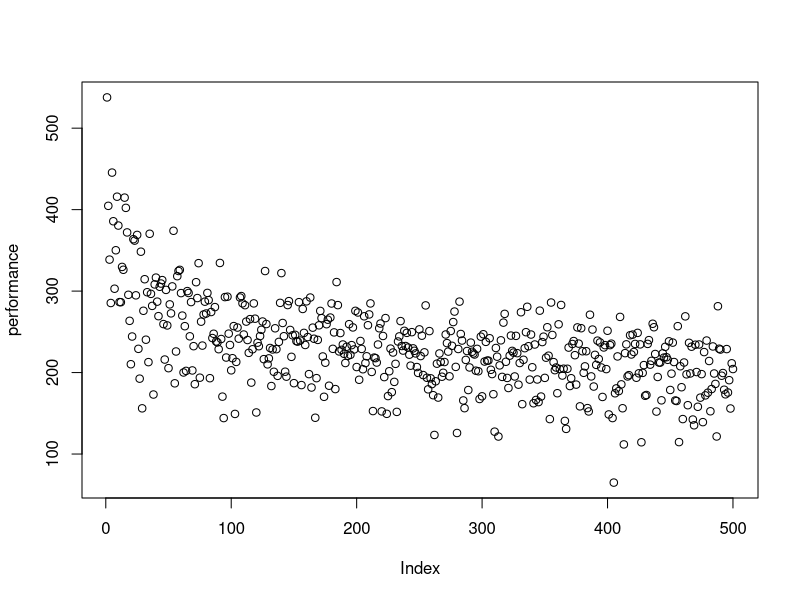
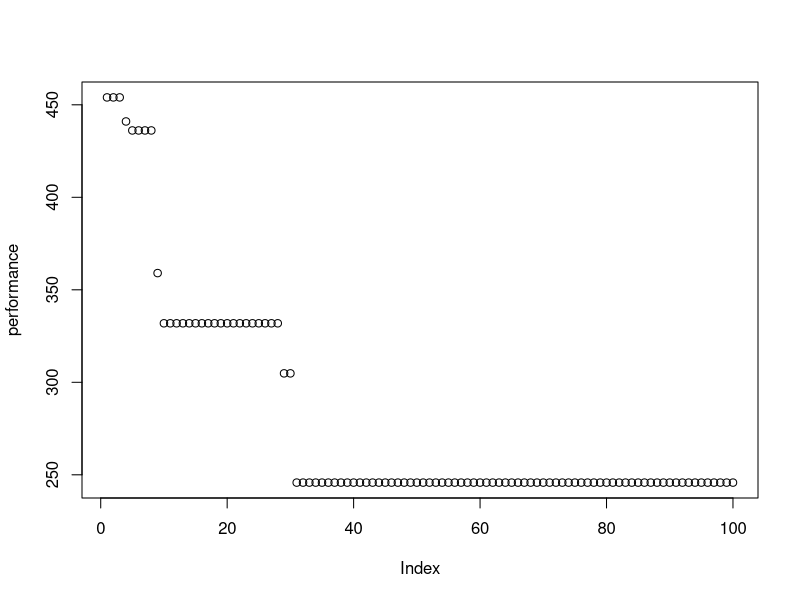
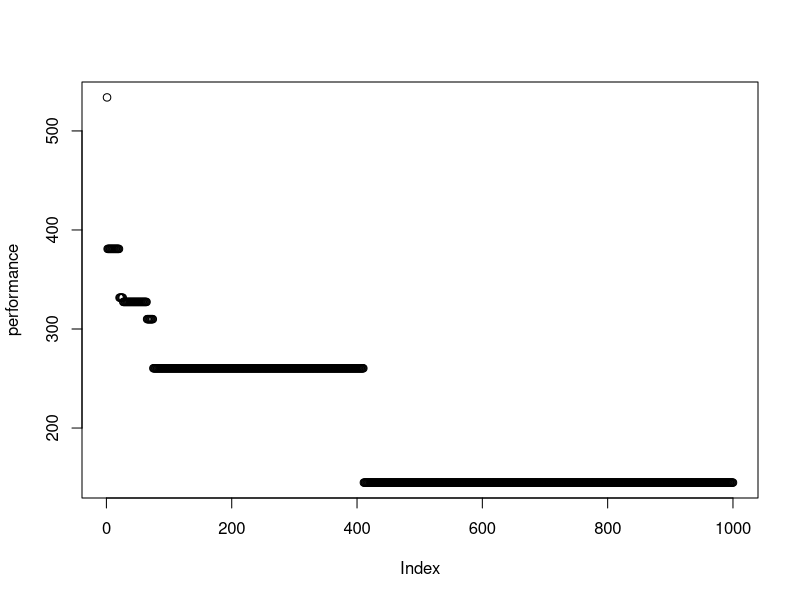
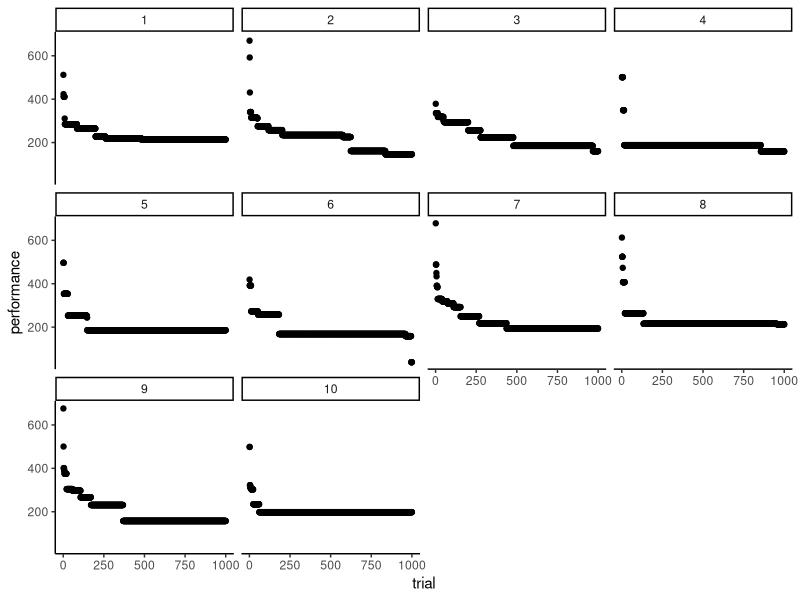
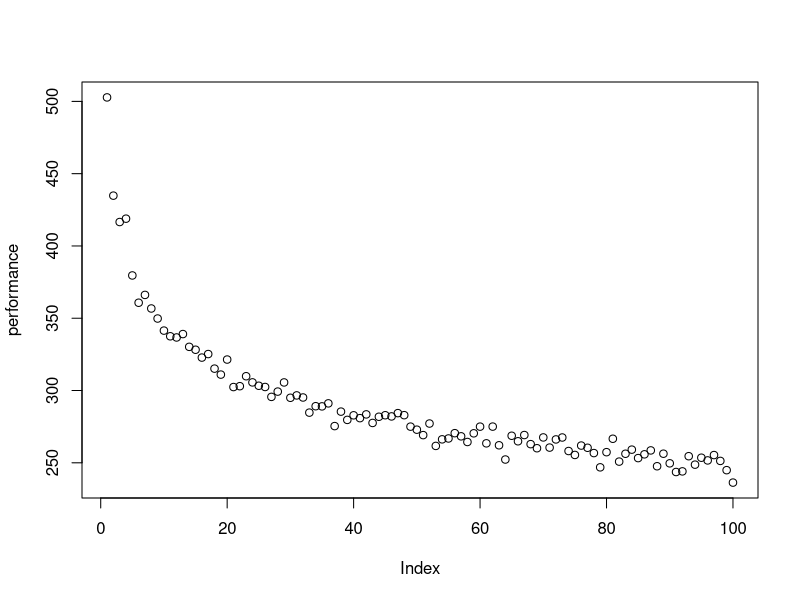
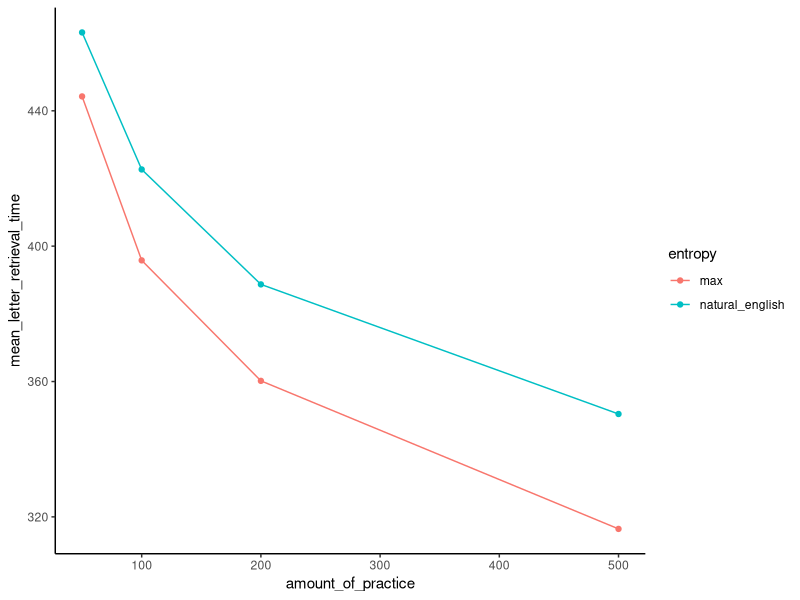
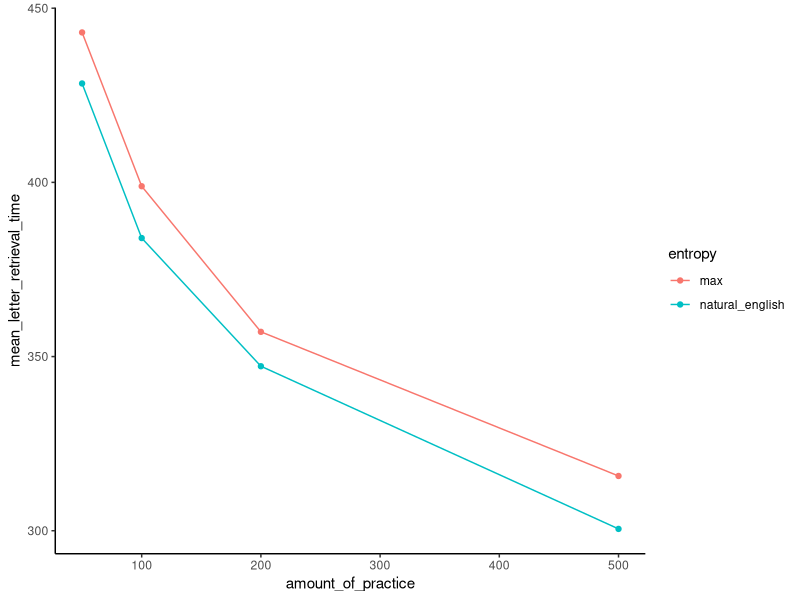
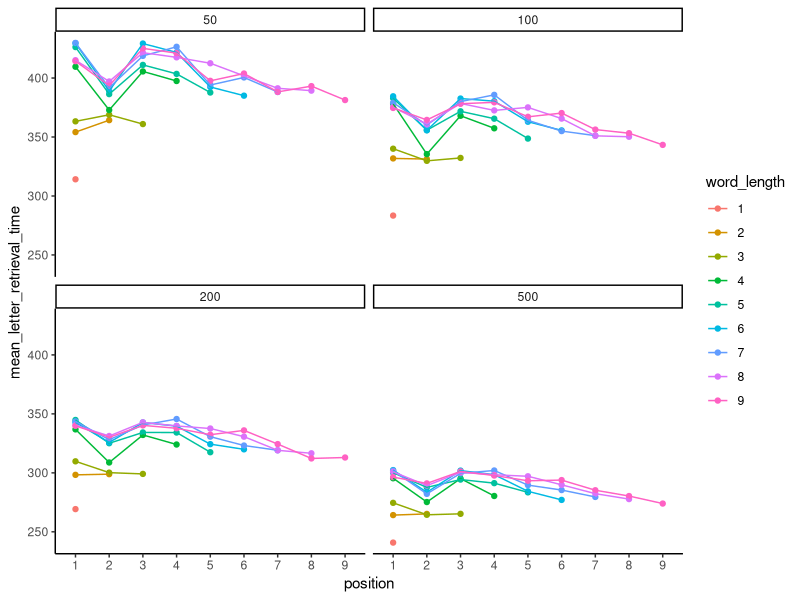

These charts were generated, in order, by the following R code:
## ---- chunk 1
knitr::opts_chunk$set(echo = TRUE)
## ---- chunk 2

performance <- c()

for (traces in 1:500){
  memory_retrieval_time <- min(rnorm(traces, mean = 500, sd = 100))
  performance           <- c(performance,memory_retrieval_time)
}

plot(performance)

## ---- chunk 3

# get 100 memory traces, across 100 practice attempts, each with their own retrieval time

memory_retrieval_times <- rnorm(100, mean = 500, sd = 100) # we could use a differnet distribution if we wanted

performance <- length(100)

for(trial in 1:100){
  performance[trial] <- min(memory_retrieval_times[1:trial]) # fastest one always wins
}

plot(performance)


## ---- chunk 4

memory_retrieval_times <- rnorm(1000, mean = 500, sd = 100) # we could use a differnet distribution if we wanted

performance <- length(1000)

for(trial in 1:1000){
  performance[trial] <- min(memory_retrieval_times[1:trial]) # fastest one always wins
}

plot(performance)


## ---- chunk 5

all_performance<-c()

for (subjects in 1:10) {
  
  memory_retrieval_times <- rnorm(1000, mean = 500, sd = 100) # we could use a differnet distribution if we wanted
  
  performance <- length(1000)
  
  for(trial in 1:1000){
    performance[trial] <- min(memory_retrieval_times[1:trial]) # fastest one always wins
  }
  
all_performance<-c(all_performance,performance)
  
}

subject_df <- data.frame(subject=rep(1:10,each=1000),
                         trial = rep(1:1000,10),
                         performance = all_performance)

library(ggplot2)

ggplot(subject_df, aes(x=trial,y=performance))+
  geom_point()+
  theme_classic()+
  facet_wrap(~subject)


## ---- chunk 6
library(dplyr)

high_entropy <- c(.25,.25,.25,.25)

save_z<-length(10)
for(j in 1:50){

high_entropy_trials <- sample(c(1,2,3,4),1000,prob=high_entropy,replace=T)

high_entropy_df <- data.frame(trials=c(1:1000),
                             item = high_entropy_trials,
                             retrieval_time = rnorm(1000, mean=500, sd=100))

# add running counts of each item
high_entropy_df <- high_entropy_df %>%
                      group_by(item) %>%
                      mutate(Count=row_number())

#probably a nonloop way to do this, oh well
average_RT <- length(1000)
for(i in 1:1000){
  average_RT[i] <- min(rnorm(high_entropy_df$Count[i], mean = 500, sd = 100))
}

high_entropy_df <- cbind(high_entropy_df, RT = average_RT)

model.out<-summary(nls(RT~b*trials^z,start = list(b = 500, z = 1),data=high_entropy_df))
save_z[j] <- model.out$coefficients[2,1]

}

mean(save_z)


low_entropy <- c(.7,.1,.1,.1)

save_z<-length(10)
for(j in 1:50){

low_entropy_trials <- sample(c(1,2,3,4),1000,prob=low_entropy,replace=T)

low_entropy_df <- data.frame(trials=c(1:1000),
                             item = low_entropy_trials,
                             retrieval_time = rnorm(1000, mean=500, sd=100))

# add running counts of each item
low_entropy_df <- low_entropy_df %>%
                      group_by(item) %>%
                      mutate(Count=row_number())

#probably a nonloop way to do this, oh well
average_RT <- length(1000)
for(i in 1:1000){
  average_RT[i] <- min(rnorm(low_entropy_df$Count[i], mean = 500, sd = 100))
}

low_entropy_df <- cbind(low_entropy_df, RT = average_RT)

model.out<-summary(nls(RT~b*trials^z,start = list(b = 500, z = 1),data=low_entropy_df))
save_z[j] <- model.out$coefficients[2,1]

}

mean(save_z)


low_entropy <- c(.97,.01,.01,.01)

save_z<-length(10)
for(j in 1:50){

low_entropy_trials <- sample(c(1,2,3,4),1000,prob=low_entropy,replace=T)

low_entropy_df <- data.frame(trials=c(1:1000),
                             item = low_entropy_trials,
                             retrieval_time = rnorm(1000, mean=500, sd=100))

# add running counts of each item
low_entropy_df <- low_entropy_df %>%
                      group_by(item) %>%
                      mutate(Count=row_number())

#probably a nonloop way to do this, oh well
average_RT <- length(1000)
for(i in 1:1000){
  average_RT[i] <- min(rnorm(low_entropy_df$Count[i], mean = 500, sd = 100))
}

low_entropy_df <- cbind(low_entropy_df, RT = average_RT)

model.out<-summary(nls(RT~b*trials^z,start = list(b = 500, z = 1),data=low_entropy_df))
save_z[j] <- model.out$coefficients[2,1]

}

mean(save_z)


## ---- chunk 7
library(matrixStats)
# Declare functions

# function to compute expected retrieval time given number of traces
# num_traces is the number of memory traces 
# monte_sim_number is the number of monte_carlo simulations to run
# rnorm_mean is mean of normal distribution of retrieval times
# rnorm_sd is standard deviation of normal distribution of retrieval times

get_retrieval_time <- function(num_traces,monte_sim_number,rnorm_mean,rnorm_sd) {
  sampled_retrieval_times <- matrix(rnorm(num_traces*monte_sim_number,rnorm_mean,rnorm_sd),
                                    ncol=num_traces,
                                    nrow=monte_sim_number)
  min_retrieval_times <- rowMins(sampled_retrieval_times)
  return(mean(min_retrieval_times))
}

# Example
#get_retrieval_time(10,100,500,100)

# example plot a learning curve for 1 to 100 trials

learning_trials <- 1:100
performance     <- unlist(lapply(learning_trials,function(x) {get_retrieval_time(x,100,500,100)}))
plot(performance)

# learning max entropy letter distribution

# run max entropy sim
letter_probs <- rep(1/26,26)
amount_of_practice <- c(50,100,200,500)

mean_letter_retrieval_time <- length(length(amount_of_practice))
for (i in 1:length(amount_of_practice)){
  letter_trace_frequencies <- round(letter_probs*amount_of_practice[i])
  letter_trace_frequencies[letter_trace_frequencies==0] <- 1 # for convenience, we always assume there is 1 trace
  letter_retrieval_times     <- unlist(lapply(letter_trace_frequencies,
                                              function(x) {get_retrieval_time(x,100,500,100)}))
  mean_letter_retrieval_time[i] <- mean(letter_retrieval_times)
}

sim_df_max <- data.frame(amount_of_practice,
                     entropy=rep("max",length(amount_of_practice)),
                     mean_letter_retrieval_time)

# run natural language entropy sim
library(bit64)
library(data.table)

letter_freqs <- fread("ngrams1.csv",integer64="numeric")
letter_freqs[letter_freqs==0]<-1
letter_probabilities <- apply(letter_freqs[,2:74],2,function(x){x/sum(x)})

letter_probs <- letter_probabilities[,1]
amount_of_practice <- c(50,100,200,500)

mean_letter_retrieval_time <- length(length(amount_of_practice))
for (i in 1:length(amount_of_practice)){
  letter_trace_frequencies <- round(letter_probs*amount_of_practice[i])
  letter_trace_frequencies[letter_trace_frequencies==0] <- 1 # for convenience, we always assume there is 1 trace
  letter_retrieval_times     <- unlist(lapply(letter_trace_frequencies,
                                              function(x) {get_retrieval_time(x,100,500,100)}))
  mean_letter_retrieval_time[i] <- mean(letter_retrieval_times)
}

sim_df_natural <- data.frame(amount_of_practice,
                     entropy=rep("natural_english",length(amount_of_practice)),
                     mean_letter_retrieval_time)

all_sims_df <- rbind(sim_df_max,sim_df_natural)

ggplot(all_sims_df, aes(x=amount_of_practice, y=mean_letter_retrieval_time, group=entropy,color=entropy))+
  geom_point()+
  geom_line()+
  theme_classic()

## ---- chunk 8
# learning max entropy letter distribution

# run max entropy sim
letter_probs <- rep(1/26,26)
amount_of_practice <- c(50,100,200,500)

mean_letter_retrieval_time <- length(length(amount_of_practice))
for (i in 1:length(amount_of_practice)){
  letter_trace_frequencies <- round(letter_probs*amount_of_practice[i])
  letter_trace_frequencies[letter_trace_frequencies==0] <- 1 # for convenience, we always assume there is 1 trace
  letter_retrieval_times     <- unlist(lapply(letter_trace_frequencies,
                                              function(x) {get_retrieval_time(x,100,500,100)}))
  mean_letter_retrieval_time[i] <- sum(letter_retrieval_times*letter_trace_frequencies)/sum(letter_trace_frequencies)
}

sim_df_max <- data.frame(amount_of_practice,
                     entropy=rep("max",length(amount_of_practice)),
                     mean_letter_retrieval_time)

# run natural language entropy sim
letter_freqs <- fread("ngrams1.csv",integer64="numeric")
letter_freqs[letter_freqs==0]<-1
letter_probabilities <- apply(letter_freqs[,2:74],2,function(x){x/sum(x)})

letter_probs <- letter_probabilities[,1]
amount_of_practice <- c(50,100,200,500)

mean_letter_retrieval_time <- length(length(amount_of_practice))
for (i in 1:length(amount_of_practice)){
  letter_trace_frequencies <- round(letter_probs*amount_of_practice[i])
  letter_trace_frequencies[letter_trace_frequencies==0] <- 1 # for convenience, we always assume there is 1 trace
  letter_retrieval_times     <- unlist(lapply(letter_trace_frequencies,
                                              function(x) {get_retrieval_time(x,100,500,100)}))
  mean_letter_retrieval_time[i] <- sum(letter_retrieval_times*letter_trace_frequencies)/sum(letter_trace_frequencies)
}

sim_df_natural <- data.frame(amount_of_practice,
                     entropy=rep("natural_english",length(amount_of_practice)),
                     mean_letter_retrieval_time)

all_sims_df <- rbind(sim_df_max,sim_df_natural)

ggplot(all_sims_df, aes(x=amount_of_practice, y=mean_letter_retrieval_time, group=entropy,color=entropy))+
  geom_point()+
  geom_line()+
  theme_classic()

## ---- chunk 9
# run natural language entropy sim
letter_freqs <- fread("ngrams1.csv",integer64="numeric")
letter_freqs[letter_freqs==0]<-1
letter_probabilities <- apply(letter_freqs[,12:(12+44)],2,function(x){x/sum(x)})


all_sims_df <- data.frame()

position <-c(1,1:2,1:3,1:4,1:5,1:6,1:7,1:8,1:9)
word_length <-c(1,rep(2,2),
               rep(3,3),
               rep(4,4),
               rep(5,5),
               rep(6,6),
               rep(7,7),
               rep(8,8),
               rep(9,9))

for (l in 1:45){
  letter_probs <- letter_probabilities[,l]
  amount_of_practice <- c(50,100,200,500)
  
  mean_letter_retrieval_time <- length(length(amount_of_practice))
  for (i in 1:length(amount_of_practice)){
    letter_trace_frequencies <- floor(letter_probs*amount_of_practice[i])
    letter_trace_frequencies[letter_trace_frequencies==0] <- 1 # for convenience, we always assume there is 1 trace
    letter_retrieval_times     <- unlist(lapply(letter_trace_frequencies,
                                                function(x) {get_retrieval_time(x,100,500,100)}))
    # reset letter_trace_frequencies to include zeros for computing grand_mean
    letter_trace_frequencies <- floor(letter_probs*amount_of_practice[i])
    mean_letter_retrieval_time[i] <- sum(letter_retrieval_times*letter_trace_frequencies)/sum(letter_trace_frequencies)
  }
  
  sim_df_natural <- data.frame(amount_of_practice,
                                 position = position[l],
                                 word_length = word_length[l],
                       mean_letter_retrieval_time)
  all_sims_df <- rbind(all_sims_df,sim_df_natural)
}

all_sims_df$position<-as.factor(all_sims_df$position)
all_sims_df$word_length<-as.factor(all_sims_df$word_length)

ggplot(all_sims_df,aes(x=position,y=mean_letter_retrieval_time,group=word_length,color=word_length))+
  geom_point()+
  geom_line()+
  theme_classic()+
  facet_wrap(~amount_of_practice)


